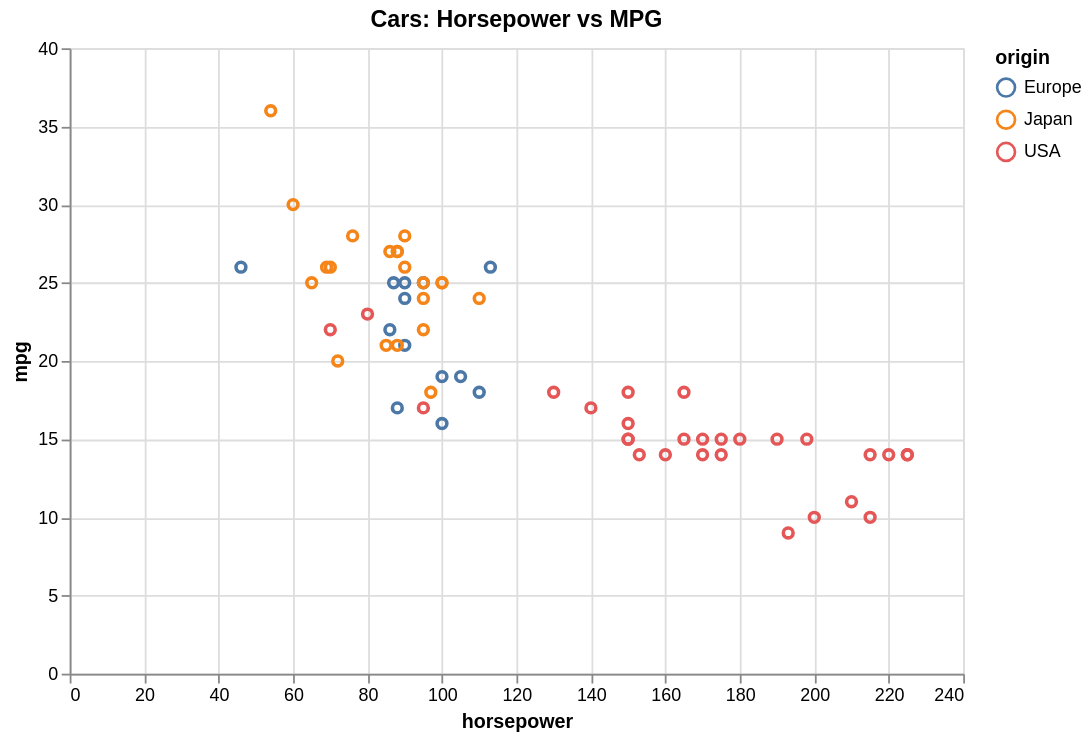

Write a Vega-Lite specification for this figure.
### Vega-Lite specification from a JSON file in a GitHub repository (floating-point values rounded to 4 significant figures)
{"$schema": "https://vega.github.io/schema/vega-lite/v5.json", "height": 350, "encoding": {"tooltip": [{"field": "horsepower", "type": "quantitative"}, {"field": "origin", "type": "nominal"}, {"field": "mpg", "type": "quantitative"}], "x": {"field": "horsepower", "type": "quantitative"}, "color": {"field": "origin", "type": "nominal"}, "opacity": {"condition": {"param": "legend_selection", "value": 1, "empty": true}, "value": 0.15}, "y": {"field": "mpg", "type": "quantitative"}}, "data": {"values": [{"horsepower": 130, "acceleration": 12.0, "weight": 3504, "mpg": 18, "cylinders": 8, "origin": "USA"}, {"horsepower": 165, "acceleration": 11.5, "weight": 3693, "mpg": 15, "cylinders": 8, "origin": "USA"}, {"horsepower": 150, "acceleration": 11.0, "weight": 3436, "mpg": 18, "cylinders": 8, "origin": "USA"}, {"horsepower": 150, "acceleration": 12.0, "weight": 3433, "mpg": 16, "cylinders": 8, "origin": "USA"}, {"horsepower": 140, "acceleration": 10.5, "weight": 3449, "mpg": 17, "cylinders": 8, "origin": "USA"}, {"horsepower": 198, "acceleration": 10.0, "weight": 4341, "mpg": 15, "cylinders": 8, "origin": "USA"}, {"horsepower": 220, "acceleration": 9.0, "weight": 4354, "mpg": 14, "cylinders": 8, "origin": "USA"}, {"horsepower": 215, "acceleration": 8.5, "weight": 4312, "mpg": 14, "cylinders": 8, "origin": "USA"}, {"horsepower": 225, "acceleration": 10.0, "weight": 4425, "mpg": 14, "cylinders": 8, "origin": "USA"}, {"horsepower": 190, "acceleration": 8.5, "weight": 3850, "mpg": 15, "cylinders": 8, "origin": "USA"}, {"horsepower": 170, "acceleration": 10.0, "weight": 3563, "mpg": 15, "cylinders": 8, "origin": "USA"}, {"horsepower": 160, "acceleration": 8.0, "weight": 3609, "mpg": 14, "cylinders": 8, "origin": "USA"}, {"horsepower": 150, "acceleration": 9.5, "weight": 3761, "mpg": 15, "cylinders": 8, "origin": "USA"}, {"horsepower": 225, "acceleration": 10.0, "weight": 3086, "mpg": 14, "cylinders": 8, "origin": "USA"}, {"horsepower": 95, "acceleration": 15.0, "weight": 2372, "mpg": 24, "cylinders": 4, "origin": "Japan"}, {"horsepower": 95, "acceleration": 15.5, "weight": 2833, "mpg": 22, "cylinders": 4, "origin": "Japan"}, {"horsepower": 97, "acceleration": 15.5, "weight": 2774, "mpg": 18, "cylinders": 4, "origin": "Japan"}, {"horsepower": 85, "acceleration": 16.0, "weight": 2587, "mpg": 21, "cylinders": 4, "origin": "Japan"}, {"horsepower": 88, "acceleration": 14.5, "weight": 2130, "mpg": 27, "cylinders": 4, "origin": "Japan"}, {"horsepower": 46, "acceleration": 20.5, "weight": 1835, "mpg": 26, "cylinders": 4, "origin": "Europe"}, {"horsepower": 87, "acceleration": 17.5, "weight": 2672, "mpg": 25, "cylinders": 4, "origin": "Europe"}, {"horsepower": 90, "acceleration": 15.0, "weight": 2430, "mpg": 24, "cylinders": 4, "origin": "Europe"}, {"horsepower": 95, "acceleration": 17.5, "weight": 2375, "mpg": 25, "cylinders": 4, "origin": "Europe"}, {"horsepower": 113, "acceleration": 15.5, "weight": 2234, "mpg": 26, "cylinders": 4, "origin": "Europe"}, {"horsepower": 90, "acceleration": 18.5, "weight": 2648, "mpg": 21, "cylinders": 4, "origin": "Europe"}, {"horsepower": 215, "acceleration": 14.0, "weight": 4615, "mpg": 10, "cylinders": 8, "origin": "USA"}, {"horsepower": 200, "acceleration": 13.0, "weight": 4376, "mpg": 10, "cylinders": 8, "origin": "USA"}, {"horsepower": 210, "acceleration": 13.5, "weight": 4382, "mpg": 11, "cylinders": 8, "origin": "USA"}, {"horsepower": 193, "acceleration": 18.0, "weight": 4732, "mpg": 9, "cylinders": 8, "origin": "USA"}, {"horsepower": 88, "acceleration": 14.5, "weight": 2130, "mpg": 27, "cylinders": 4, "origin": "Japan"}, {"horsepower": 90, "acceleration": 13.5, "weight": 2264, "mpg": 28, "cylinders": 4, "origin": "Japan"}, {"horsepower": 95, "acceleration": 15.5, "weight": 2228, "mpg": 25, "cylinders": 4, "origin": "Japan"}, {"horsepower": 100, "acceleration": 19.0, "weight": 2046, "mpg": 25, "cylinders": 4, "origin": "Japan"}, {"horsepower": 105, "acceleration": 13.0, "weight": 2634, "mpg": 19, "cylinders": 4, "origin": "Europe"}, {"horsepower": 100, "acceleration": 15.5, "weight": 2702, "mpg": 16, "cylinders": 4, "origin": "Europe"}, {"horsepower": 88, "acceleration": 16.5, "weight": 2875, "mpg": 17, "cylinders": 4, "origin": "Europe"}, {"horsepower": 100, "acceleration": 17.0, "weight": 2901, "mpg": 19, "cylinders": 4, "origin": "Europe"}, {"horsepower": 165, "acceleration": 11.0, "weight": 3353, "mpg": 18, "cylinders": 6, "origin": "USA"}, {"horsepower": 175, "acceleration": 11.5, "weight": 3169, "mpg": 14, "cylinders": 6, "origin": "USA"}, {"horsepower": 153, "acceleration": 12.5, "weight": 2906, "mpg": 14, "cylinders": 6, "origin": "USA"}, {"horsepower": 150, "acceleration": 13.5, "weight": 3380, "mpg": 15, "cylinders": 6, "origin": "USA"}, {"horsepower": 180, "acceleration": 12.0, "weight": 3740, "mpg": 15, "cylinders": 8, "origin": "USA"}, {"horsepower": 170, "acceleration": 11.0, "weight": 4080, "mpg": 14, "cylinders": 8, "origin": "USA"}, {"horsepower": 175, "acceleration": 11.5, "weight": 3645, "mpg": 15, "cylinders": 8, "origin": "USA"}, {"horsepower": 110, "acceleration": 14.0, "weight": 2585, "mpg": 24, "cylinders": 4, "origin": "Japan"}, {"horsepower": 72, "acceleration": 19.0, "weight": 2310, "mpg": 20, "cylinders": 4, "origin": "Japan"}, {"horsepower": 100, "acceleration": 15.0, "weight": 2472, "mpg": 25, "cylinders": 4, "origin": "Japan"}, {"horsepower": 88, "acceleration": 16.0, "weight": 2265, "mpg": 21, "cylinders": 4, "origin": "Japan"}, {"horsepower": 86, "acceleration": 19.5, "weight": 2110, "mpg": 27, "cylinders": 4, "origin": "Japan"}, {"horsepower": 90, "acceleration": 14.5, "weight": 2800, "mpg": 26, "cylinders": 4, "origin": "Japan"}, {"horsepower": 70, "acceleration": 19.5, "weight": 2110, "mpg": 26, "cylinders": 4, "origin": "Japan"}, {"horsepower": 76, "acceleration": 17.0, "weight": 2085, "mpg": 28, "cylinders": 4, "origin": "Japan"}, {"horsepower": 65, "acceleration": 17.0, "weight": 2245, "mpg": 25, "cylinders": 4, "origin": "Japan"}, {"horsepower": 69, "acceleration": 15.0, "weight": 1965, "mpg": 26, "cylinders": 4, "origin": "Japan"}, {"horsepower": 60, "acceleration": 17.0, "weight": 1755, "mpg": 30, "cylinders": 4, "origin": "Japan"}, {"horsepower": 70, "acceleration": 14.0, "weight": 2815, "mpg": 22, "cylinders": 6, "origin": "USA"}, {"horsepower": 95, "acceleration": 12.5, "weight": 3210, "mpg": 17, "cylinders": 6, "origin": "USA"}, {"horsepower": 80, "acceleration": 13.5, "weight": 3380, "mpg": 23, "cylinders": 6, "origin": "USA"}, {"horsepower": 54, "acceleration": 15.5, "weight": 1760, "mpg": 36, "cylinders": 4, "origin": "Japan"}, {"horsepower": 90, "acceleration": 14.0, "weight": 2130, "mpg": 25, "cylinders": 4, "origin": "Europe"}, {"horsepower": 86, "acceleration": 15.5, "weight": 2205, "mpg": 22, "cylinders": 4, "origin": "Europe"}, {"horsepower": 110, "acceleration": 13.5, "weight": 2245, "mpg": 18, "cylinders": 4, "origin": "Europe"}]}, "title": "Cars: Horsepower vs MPG", "width": 500, "mark": "point", "params": [{"name": "grid", "bind": "scales", "select": {"encodings": ["x", "y"], "type": "interval"}}, {"name": "legend_selection", "bind": "legend", "select": {"fields": ["origin"], "type": "point"}}, {"name": "hover_nearest", "select": {"nearest": true, "on": "pointerover", "type": "point"}}]}
